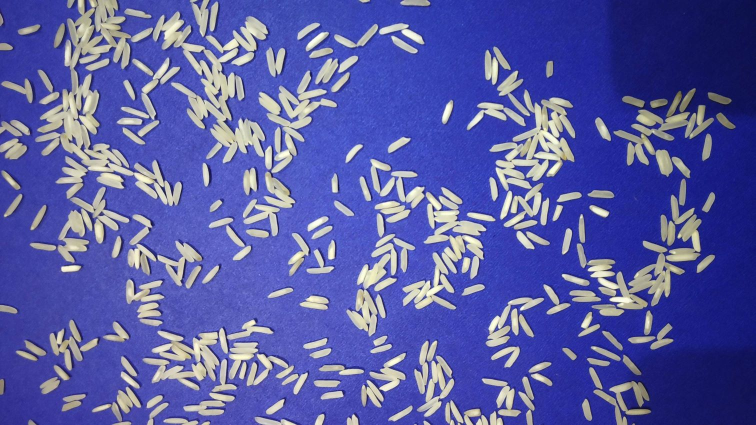
#> input picture OpenCV/data/rice.jpg, 1511 x 850 px (shown at 1/2 size)
$ jupyter execute binarization.ipynb
#> lines starting #> are read from the running program, lines starting #| are printed output that depends on the picture; after the words box and inside, x2 and y2 are one past the last pixel; in counts of white or black regions, pixels touching at a corner belong together
# 영상의 이진화

- 영상의 픽셀 값을 0 또는 255(1)로 만드는 연산
    - 배경 vs 객체
    - 관심 vs 비관심 영역

[cell 1]
import numpy as np
import cv2
import random
import math
import matplotlib.pyplot as plt

### 세포 사진으로 이진화 확인

[cell 2]
src = cv2.imread("../data/cells.jpg", cv2.IMREAD_GRAYSCALE)

_, dst1 = cv2.threshold(src, 100, 255, cv2.THRESH_BINARY)
_, dst2 = cv2.threshold(src, 210, 255, cv2.THRESH_BINARY)

cv2.imshow('src', src)
cv2.imshow('dst1', dst1)
cv2.imshow('dst2', dst2)

cv2.waitKey()
cv2.destroyAllWindows()

### Otsu
- 자동으로 threshold를 잡고 싶으면
    - 영상의 히스토그램이 bimodal이고, 전경과 배경 픽셀 분포가 비슷하면...
    - 입력 영상이 배경과 객체 2개로 구성되어 있다 가정
    - 임의의 임계값 T에 의해 나눠지는 두 픽셀 분포 그룹의 분산이 최소가 되는 T를 선택.
    - 일종의 최적화 알고리즘

[cell 3]
src = cv2.imread("../data/rice.jpg", cv2.IMREAD_GRAYSCALE)
#> src: shape (850, 1511); min 4, max 255, mean 98.9
scale = 0.5
src = cv2.resize(src, None, fx=scale, fy=scale, interpolation=cv2.INTER_AREA)
#> src: shape (425, 756)

th, dst = cv2.threshold(src, 0, 255, cv2.THRESH_BINARY | cv2.THRESH_OTSU)
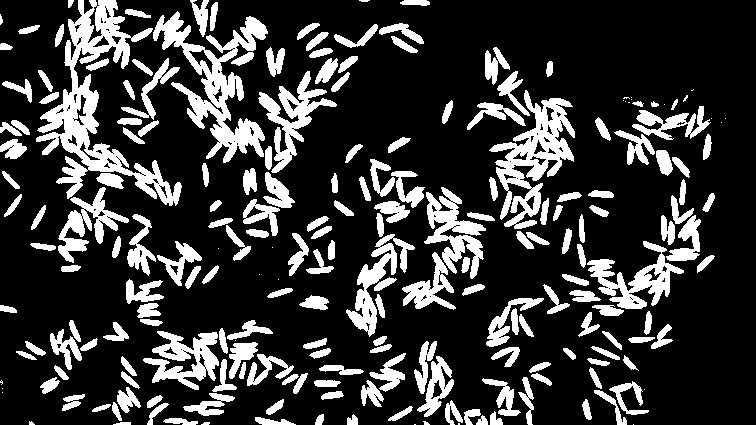
#> dst: shape (425, 756); 22.2% white; 219 white regions (27 under 20 px), largest, box (x1, y1, x2, y2) and area: (36, 0, 182, 206) 7743, (153, 11, 268, 163) 5435, (489, 90, 575, 229) 4444
#> th = 131
print("otsu's threshold:", th) # 131
#| otsu's threshold: 131.0

cv2.imshow('src', src)
cv2.imshow('dst', dst)

cv2.waitKey()
cv2.destroyAllWindows()

### 지역 이진화.
- 균일하지 않은 조명에서 일괄적인 threshold 적용은 문제가 되기에
- 분할시켜서 이진화!

[cell 4]
src = cv2.imread("../data/sudoku.jpg", cv2.IMREAD_GRAYSCALE)
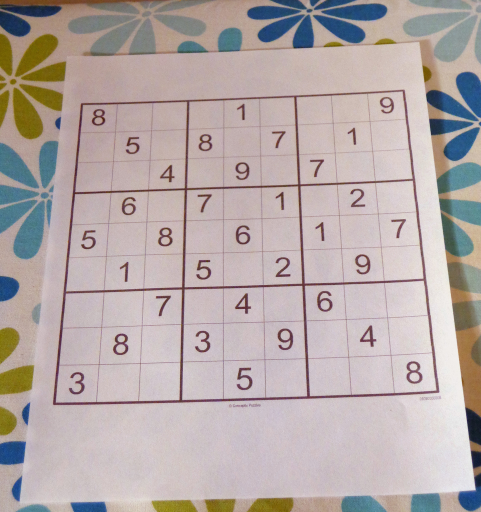
#> input picture OpenCV/data/sudoku.jpg, 962 x 1024 px (shown at 1/2 size)
#> src: shape (1024, 962); min 20, max 245, mean 172.8
scale = 0.5
src = cv2.resize(src, None, fx=scale, fy=scale, interpolation=cv2.INTER_AREA)
#> src: shape (512, 481)

bsize = 201
dst = cv2.adaptiveThreshold(src, 255, cv2.ADAPTIVE_THRESH_GAUSSIAN_C,
                            cv2.THRESH_BINARY, bsize, 5)
#> dst: shape (512, 481); 78.5% white; 226 black regions (128 under 20 px), largest, box (x1, y1, x2, y2) and area: (53, 89, 440, 406) 11482, (415, 18, 481, 512) 11206, (83, 22, 288, 56) 2307

cv2.imshow('dst', dst)
cv2.imshow('src', src)
cv2.namedWindow('dst')

cv2.waitKey()
cv2.destroyAllWindows()

### 픽셀 라벨링
- 레이블링?
    - 동일 객체에 속한 모든 픽셀에 고유한 번호를 매기는 작업
    - 일반적으로 이진 영상에서 수행
    - OpenCV 3.x 버전부터 최신 논문 기반의 레이블링 알고리즘 함수를 제공

[cell 5]
mat = np.array([
    [0, 0, 1, 1, 0, 0, 0, 0],
    [1, 1, 1, 1, 0, 0, 1, 0],
    [1, 1, 1, 1, 0, 0, 0, 0],
    [0, 0, 0, 0, 0, 1, 1, 0],
    [0, 0, 0, 1, 1, 1, 1, 0],
    [0, 0, 1, 1, 0, 0, 1, 0],
    [0, 0, 1, 1, 1, 1, 1, 0],
    [0, 0, 0, 0, 0, 0, 0, 0]], np.uint8)

cnt, labels = cv2.connectedComponents(mat)

print('sep:', mat, sep='\n')
print('cnt:', cnt)
print('labels:', labels, sep='\n')

### 이번에는 객체 탐지하는 예제

[cell 6]
import cv2

# 1. 이미지 불러오기 (Grayscale로)
src = cv2.imread("../data/keyboard.jpg", cv2.IMREAD_GRAYSCALE)
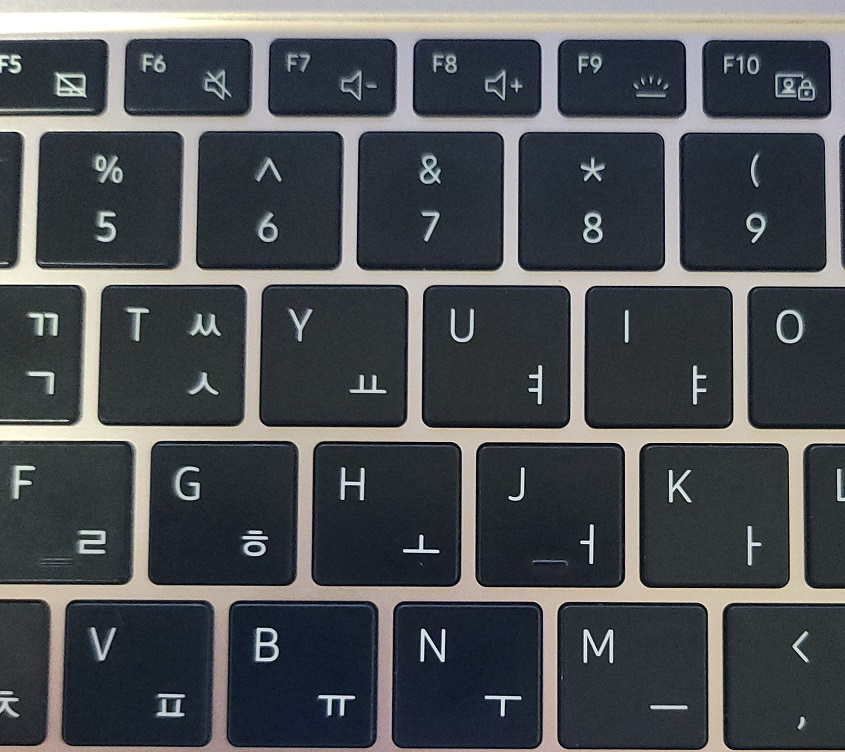
#> input picture OpenCV/data/keyboard.jpg, 845 x 752 px
#> src: shape (752, 845); min 0, max 255, mean 80.5
scale = 0.5
src = cv2.resize(src, None, fx=scale, fy=scale, interpolation=cv2.INTER_CUBIC)
#> src: shape (376, 422)

# 2. Otsu 알고리즘을 이용해 자동 임계값으로 이진화
_, src_bin = cv2.threshold(src, 0, 255, cv2.THRESH_BINARY | cv2.THRESH_OTSU)
#> src_bin: shape (376, 422); 24.3% white; 99 white regions (38 under 20 px)

# 3. 연결 요소 분석
cnt, labels, stats, centroids = cv2.connectedComponentsWithStats(src_bin)
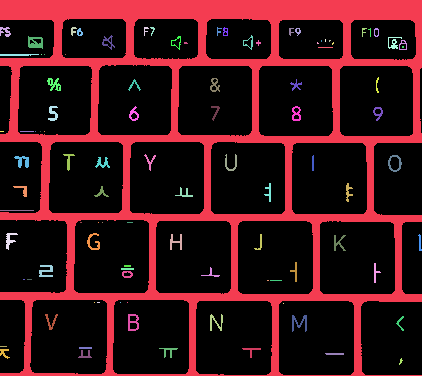
#> labels: shape (376, 422) int32; 100 distinct labels, from 0 to 99; one colour per label, 0 black
#> cnt = 100; stats = 100 rows, first 6: [0, 19, 422, 356, 120083], [0, 0, 422, 376, 34833], [0, 27, 11, 10, 61], [71, 27, 6, 9, 29], [144, 27, 5, 9, 19], [150, 27, 5, 9, 18]; centroids = 100 pairs, first value 1.5 to 419.5, second value 29.74 to 360.9

# 4. 결과 시각화를 위해 컬러 이미지로 변환
dst = cv2.cvtColor(src, cv2.COLOR_GRAY2BGR)
#> dst: shape (376, 422, 3)

# 5. 각 객체에 대해 사각형 그리기 + 번호 표시
for i in range(1, cnt):  # i=0은 배경이므로 제외
    x, y, w, h, area = stats[i]

    if area < 20:  # 너무 작은 객체는 제외 (노이즈 제거)
        continue

    cv2.rectangle(dst, (x, y), (x + w, y + h), (0, 255, 255), 2)  # 노란 박스
#> this loop made 99 passes
#> (x, y, w, h, area) on passes 1, 2, 3, 7, 8, 9, 10, 13, 14, 15, 16, 17: (0, 0, 422, 376, 34833), (0, 27, 11, 10, 61), (71, 27, 6, 9, 29), (223, 27, 5, 9, 29), (77, 28, 6, 8, 31), (289, 28, 5, 8, 21), (295, 28, 6, 8, 25), (374, 28, 5, 9, 25), (102, 35, 13, 15, 69), (243, 35, 10, 15, 46), (28, 36, 15, 13, 129), (171, 36, 10, 14, 43)
#> dst: shape (376, 422, 3); mean B, G, R 74.4, 91.3, 91.3

# 6. 결과 출력
cv2.imshow('src', src)
cv2.imshow('src_bin', src_bin)
cv2.imshow('dst', dst)
cv2.waitKey()
cv2.destroyAllWindows()

### 외각선 검출 예제

[cell 7]
src = cv2.imread("../data/contours.jpg", cv2.IMREAD_GRAYSCALE)
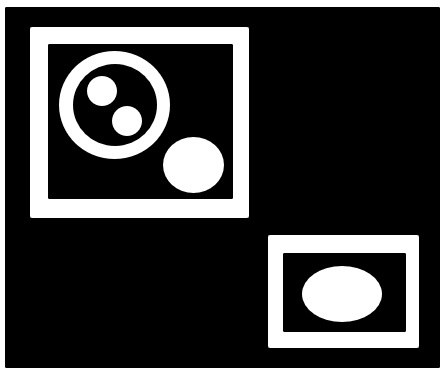
#> input picture OpenCV/data/contours.jpg, 443 x 373 px
#> src is the input picture: shape (373, 443); min 0, max 255, mean 62.2

contours, hier = cv2.findContours(src, cv2.RETR_TREE, cv2.CHAIN_APPROX_NONE)
#> contours = 445 contours, 425 with area under 20; largest, box (x1, y1, x2, y2) and area: (0, 0, 443, 373) 164424, (4, 6, 441, 369) 157780, (24, 24, 256, 224) 41704, (47, 43, 234, 200) 25212, (264, 232, 424, 352) 17083
# contours, hier = cv2.findContours(src, cv2.RETR_CCOMP, cv2.CHAIN_APPROX_NONE)

dst = cv2.cvtColor(src, cv2.COLOR_GRAY2BGR)

idx = 0
while idx >= 0:
    c = (random.randint(0, 255), random.randint(0, 255), random.randint(0, 255))
    cv2.drawContours(dst, contours, idx, c, 2, cv2.LINE_8, hier)
    idx = hier[0, idx, 0]
#> this loop made 1 pass
#> idx on pass 1: -1
#> dst: shape (373, 443, 3)

cv2.imshow('dst', dst)

cv2.waitKey()
cv2.destroyAllWindows()

### 계층 정보 없는 외곽선

[cell 8]
import cv2
import numpy as np
import random

src = cv2.imread("../data/milkdrop.bmp", cv2.IMREAD_GRAYSCALE)
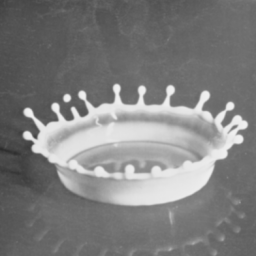
#> input picture OpenCV/data/milkdrop.bmp, 256 x 256 px
#> src is the input picture: shape (256, 256); min 44, max 240, mean 126.1

_, src_bin = cv2.threshold(src, 0, 255, cv2.THRESH_OTSU)
#> src_bin: shape (256, 256); 23.4% white; 6 white regions (3 under 20 px)
contours, _ = cv2.findContours(src_bin, cv2.RETR_LIST, cv2.CHAIN_APPROX_NONE)
#> contours = 23 contours, 13 with area under 20; largest, box (x1, y1, x2, y2) and area: (23, 84, 248, 206) 15906, (138, 116, 219, 142) 584, (118, 159, 166, 174) 313, (82, 162, 117, 174) 184, (87, 155, 105, 165) 80

h, w = src.shape[:2]
#> h = 256; w = 256
dst = np.zeros((h, w, 3), np.uint8)

for i in range(len(contours)):
    c = (random.randint(0, 255), random.randint(0, 255), random.randint(0, 255))
    cv2.drawContours(dst, contours, i, c, 1)
#> this loop made 23 passes
#> c on passes 1 to 12: (132, 248, 207), (155, 244, 183), (111, 71, 144), (71, 48, 128), (75, 158, 50), (37, 169, 241), (51, 181, 222), (161, 104, 244), (226, 133, 31), (7, 47, 204), (0, 252, 170), (124, 166, 32)
#> dst: shape (256, 256, 3)

# 6. 결과 출력
cv2.imshow("src", src)
cv2.imshow("src_bin", src_bin)
cv2.imshow("dst", dst)
cv2.waitKey()
cv2.destroyAllWindows()

[cell 9]
def setLabel(img, pts, label):
    (x, y, w, h) = cv2.boundingRect(pts)
    pt = (x, y - 10)
    cv2.putText(img, label, pt, cv2.FONT_HERSHEY_SIMPLEX, 0.8, (255, 0, 0), 2)
    cv2.rectangle(img, (x, y), (x + w, y + h), (0, 255, 0), 2)

img = cv2.imread("../data/polygon.jpg", cv2.IMREAD_COLOR)
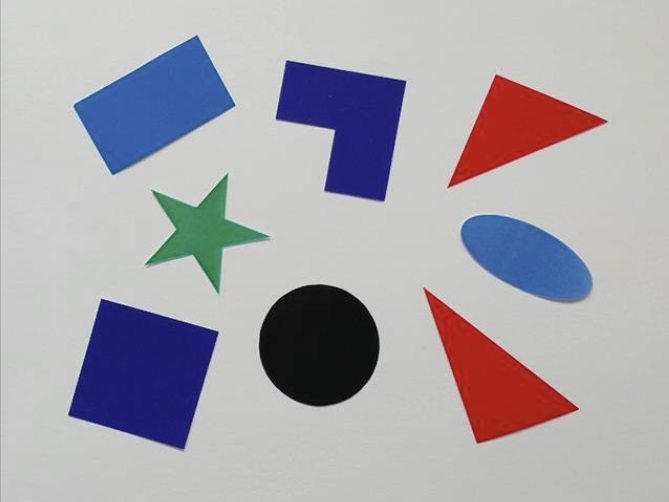
#> input picture OpenCV/data/polygon.jpg, 669 x 502 px
#> img is the input picture: shape (502, 669, 3); mean B, G, R 173.5, 165.8, 169.2

gray = cv2.cvtColor(img, cv2.COLOR_BGR2GRAY)
_, img_bin = cv2.threshold(gray, 0, 255, cv2.THRESH_BINARY_INV | cv2.THRESH_OTSU)
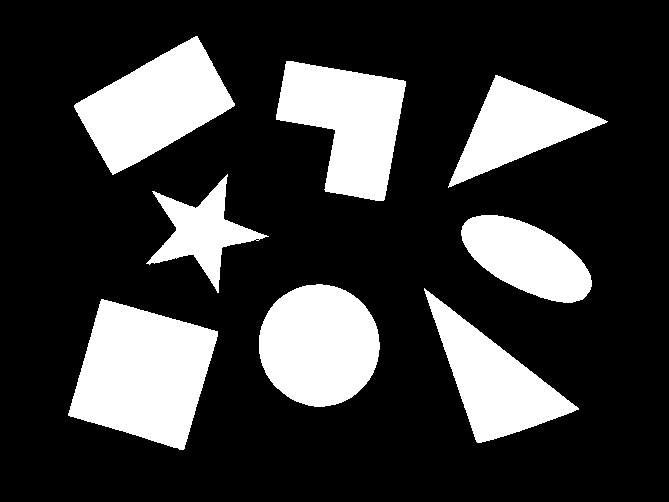
#> img_bin: shape (502, 669); 23.2% white; 8 white regions

contours, _ = cv2.findContours(img_bin, cv2.RETR_EXTERNAL, cv2.CHAIN_APPROX_NONE)
#> contours = 8 contours; box (x1, y1, x2, y2) and area: (68, 299, 218, 450) 14708, (259, 284, 380, 407) 11438, (74, 36, 235, 175) 11348, (276, 61, 406, 201) 10953, (424, 288, 579, 443) 8939, (448, 75, 608, 188) 7414, (461, 215, 592, 303) 7044, (146, 174, 269, 293) 4594

for pts in contours:
    if cv2.contourArea(pts) < 400:  # 너무 작으면 무시
        continue

    approx = cv2.approxPolyDP(pts, cv2.arcLength(pts, True)*0.02, True)
    vtc = len(approx)

    if vtc == 3:
        setLabel(img, approx, 'TRI')  # 삼각형
    elif vtc == 4:
        setLabel(img, approx, 'RECT')  # 사각형
    else:
        length = cv2.arcLength(pts, True)
        area = cv2.contourArea(pts)
        ratio = 4.0 * math.pi * area / (length * length)
        if ratio > 0.85:
            setLabel(img, approx, 'CIR')  # 원
#> this loop made 8 passes
#> (vtc, length, area, ratio) on pass 3: (8, 400.8, 11438, 0.895)
#> (vtc, length, area, ratio) on passes 4, 5, 7: (8, 355.5, 7044, 0.7), (10, 491.1, 4594.5, 0.239), (6, 508.8, 10953, 0.532)
#> img: shape (502, 669, 3); 3.11% of pixels changed, all inside (x1, y1, x2, y2) = (67, 8, 610, 452)

cv2.imshow('Shapes', img)
cv2.waitKey()
cv2.destroyAllWindows()

### 내용 요약용

[cell 10]
# 계층 시각화 비교: 각 RETR 모드별로 계층 단계가 있으면 색상, 없으면 빨간색만

# 1. 동일한 예제 이미지 생성
img = np.ones((400, 400), dtype=np.uint8) * 255
cv2.rectangle(img, (50, 50), (350, 350), 0, -1)
#> img: shape (400, 400); 43.4% white; 1 white region, box (x1, y1, x2, y2) and area: (0, 0, 400, 400) 69399
cv2.circle(img, (200, 200), 100, 255, -1)
cv2.circle(img, (200, 200), 30, 0, -1)
#> img: shape (400, 400); 61.2% white; 2 black regions, box (x1, y1, x2, y2) and area: (50, 50, 351, 351) 59184, (170, 170, 231, 231) 2821
_, bin_img = cv2.threshold(img, 128, 255, cv2.THRESH_BINARY)

# 2. 정의: 계층 그리기 함수
colors = [(0, 0, 255), (255, 128, 0), (0, 255, 0), (0, 0, 255)]  # 계층별 색

def draw_contours_with_hierarchy(img, contours, hierarchy, idx=0, level=0):
    while idx != -1:
        color = colors[level % len(colors)]
        cv2.drawContours(img, contours, idx, color, 2)
        child = hierarchy[idx][2]
        draw_contours_with_hierarchy(img, contours, hierarchy, child, level + 1)
        idx = hierarchy[idx][0]

# 3. 비교할 모드
modes = [
    ("ORIGINAL", None),
    ("RETR_EXTERNAL", cv2.RETR_EXTERNAL),
    ("RETR_LIST", cv2.RETR_LIST),
    ("RETR_CCOMP", cv2.RETR_CCOMP),
    ("RETR_TREE", cv2.RETR_TREE),
]

results = []

for name, mode in modes:
    if mode is None:
        results.append((name, cv2.cvtColor(img, cv2.COLOR_GRAY2BGR)))
        continue

    color_img = cv2.cvtColor(bin_img, cv2.COLOR_GRAY2BGR)
    contours, hierarchy = cv2.findContours(bin_img, mode, cv2.CHAIN_APPROX_SIMPLE)

    if hierarchy is not None:
        hierarchy = hierarchy[0]
        draw_contours_with_hierarchy(color_img, contours, hierarchy, 0, 0)
    else:
        # 계층 구조가 없으면 모두 빨간색
        cv2.drawContours(color_img, contours, -1, (0, 0, 255), 2)

    results.append((name, color_img))
#> this loop made 5 passes
#> (name, mode) on passes 1, 3, 4, 5: ('ORIGINAL', None), ('RETR_LIST', 1), ('RETR_CCOMP', 2), ('RETR_TREE', 3)
#> (name, mode, contours) on pass 2: ('RETR_EXTERNAL', 0, [[[0, 0], [0, 399], [399, 399], [399, 0]]])
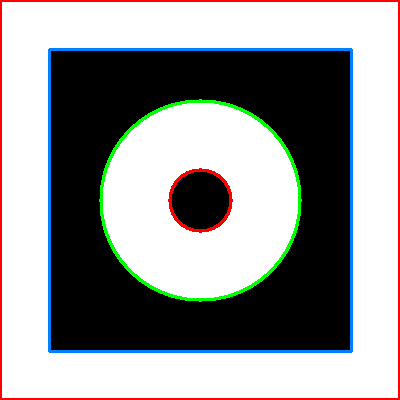
#> color_img: shape (400, 400, 3); mean B, G, R 150.2, 150.7, 150.5
#> after the loop, results = 5 items

# 4. 시각화
plt.figure(figsize=(15, 8))
for i, (title, img_result) in enumerate(results):
    plt.subplot(2, 3, i + 1)
    plt.imshow(img_result[..., ::-1])
    plt.title(title)
    plt.axis('off')
#> this loop made 5 passes


plt.tight_layout()
plt.show()
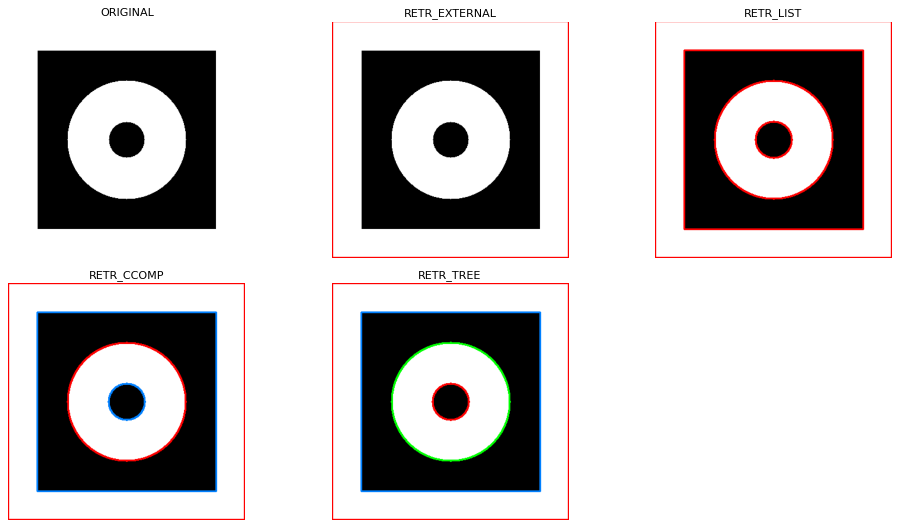
#> figure drawn by matplotlib, 5 panels
